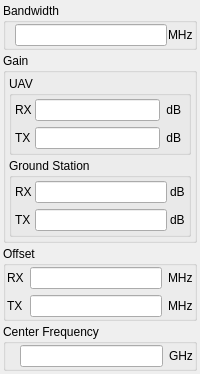
            <widget class="QWidget" name="tab">
             <attribute name="title">
              <string>WiFi</string>
             </attribute>
             <layout class="QVBoxLayout" name="verticalLayout_2" stretch="3,5,5,3">
              <property name="spacing">
               <number>3</number>
              </property>
              <property name="leftMargin">
               <number>3</number>
              </property>
              <property name="topMargin">
               <number>3</number>
              </property>
              <property name="rightMargin">
               <number>3</number>
              </property>
              <property name="bottomMargin">
               <number>3</number>
              </property>
              <item>
               <widget class="QGroupBox" name="groupBox_2">
                <property name="enabled">
                 <bool>true</bool>
                </property>
                <property name="title">
                 <string>Bandwidth</string>
                </property>
                <layout class="QHBoxLayout" name="horizontalLayout_2">
                 <property name="spacing">
                  <number>1</number>
                 </property>
                 <property name="leftMargin">
                  <number>1</number>
                 </property>
                 <property name="topMargin">
                  <number>1</number>
                 </property>
                 <property name="rightMargin">
                  <number>1</number>
                 </property>
                 <property name="bottomMargin">
                  <number>1</number>
                 </property>
                 <item>
                  <widget class="QLabel" name="label_12">
                   <property name="text">
                    <string/>
                   </property>
                  </widget>
                 </item>
                 <item>
                  <widget class="QLineEdit" name="lineEdit">
                   <property name="alignment">
                    <set>Qt::AlignRight|Qt::AlignTrailing|Qt::AlignVCenter</set>
                   </property>
                  </widget>
                 </item>
                 <item>
                  <widget class="QLabel" name="label">
                   <property name="text">
                    <string>MHz</string>
                   </property>
                  </widget>
                 </item>
                </layout>
               </widget>
              </item>
              <item>
               <widget class="QGroupBox" name="groupBox_4">
                <property name="enabled">
                 <bool>true</bool>
                </property>
                <property name="title">
                 <string>Gain</string>
                </property>
                <layout class="QVBoxLayout" name="verticalLayout_10">
                 <property name="spacing">
                  <number>3</number>
                 </property>
                 <property name="leftMargin">
                  <number>3</number>
                 </property>
                 <property name="topMargin">
                  <number>3</number>
                 </property>
                 <property name="rightMargin">
                  <number>3</number>
                 </property>
                 <property name="bottomMargin">
                  <number>3</number>
                 </property>
                 <item>
                  <widget class="QGroupBox" name="groupBox_25">
                   <property name="title">
                    <string>UAV</string>
                   </property>
                   <layout class="QGridLayout" name="gridLayout_8">
                    <property name="leftMargin">
                     <number>3</number>
                    </property>
                    <property name="topMargin">
                     <number>3</number>
                    </property>
                    <property name="rightMargin">
                     <number>3</number>
                    </property>
                    <property name="bottomMargin">
                     <number>3</number>
                    </property>
                    <property name="horizontalSpacing">
                     <number>3</number>
                    </property>
                    <item row="0" column="1">
                     <widget class="QLineEdit" name="lineEdit_6">
                      <property name="alignment">
                       <set>Qt::AlignRight|Qt::AlignTrailing|Qt::AlignVCenter</set>
                      </property>
                     </widget>
                    </item>
                    <item row="1" column="0">
                     <widget class="QLabel" name="label_3">
                      <property name="text">
                       <string>TX</string>
                      </property>
                     </widget>
                    </item>
                    <item row="1" column="1">
                     <widget class="QLineEdit" name="lineEdit_5">
                      <property name="alignment">
                       <set>Qt::AlignRight|Qt::AlignTrailing|Qt::AlignVCenter</set>
                      </property>
                     </widget>
                    </item>
                    <item row="0" column="0">
                     <widget class="QLabel" name="label_2">
                      <property name="text">
                       <string>RX</string>
                      </property>
                     </widget>
                    </item>
                    <item row="0" column="2">
                     <widget class="QLabel" name="label_6">
                      <property name="text">
                       <string> dB </string>
                      </property>
                     </widget>
                    </item>
                    <item row="1" column="2">
                     <widget class="QLabel" name="label_7">
                      <property name="text">
                       <string> dB </string>
                      </property>
                     </widget>
                    </item>
                   </layout>
                  </widget>
                 </item>
                 <item>
                  <widget class="QGroupBox" name="groupBox_26">
                   <property name="title">
                    <string>Ground Station</string>
                   </property>
                   <layout class="QGridLayout" name="gridLayout_2">
                    <property name="leftMargin">
                     <number>3</number>
                    </property>
                    <property name="topMargin">
                     <number>3</number>
                    </property>
                    <property name="rightMargin">
                     <number>3</number>
                    </property>
                    <property name="bottomMargin">
                     <number>3</number>
                    </property>
                    <property name="horizontalSpacing">
                     <number>3</number>
                    </property>
                    <item row="0" column="0">
                     <widget class="QLabel" name="label_29">
                      <property name="text">
                       <string>RX</string>
                      </property>
                     </widget>
                    </item>
                    <item row="0" column="1">
                     <widget class="QLineEdit" name="lineEdit_13">
                      <property name="alignment">
                       <set>Qt::AlignRight|Qt::AlignTrailing|Qt::AlignVCenter</set>
                      </property>
                     </widget>
                    </item>
                    <item row="1" column="1">
                     <widget class="QLineEdit" name="lineEdit_14">
                      <property name="alignment">
                       <set>Qt::AlignRight|Qt::AlignTrailing|Qt::AlignVCenter</set>
                      </property>
                     </widget>
                    </item>
                    <item row="1" column="0">
                     <widget class="QLabel" name="label_30">
                      <property name="text">
                       <string>TX</string>
                      </property>
                     </widget>
                    </item>
                    <item row="0" column="2">
                     <widget class="QLabel" name="label_31">
                      <property name="text">
                       <string>dB</string>
                      </property>
                     </widget>
                    </item>
                    <item row="1" column="2">
                     <widget class="QLabel" name="label_32">
                      <property name="text">
                       <string>dB</string>
                      </property>
                     </widget>
                    </item>
                   </layout>
                  </widget>
                 </item>
                </layout>
               </widget>
              </item>
              <item>
               <widget class="QGroupBox" name="groupBox_5">
                <property name="enabled">
                 <bool>true</bool>
                </property>
                <property name="title">
                 <string>Offset</string>
                </property>
                <layout class="QGridLayout" name="gridLayout_3" columnstretch="0,0,0">
                 <property name="leftMargin">
                  <number>1</number>
                 </property>
                 <property name="topMargin">
                  <number>1</number>
                 </property>
                 <property name="rightMargin">
                  <number>1</number>
                 </property>
                 <property name="bottomMargin">
                  <number>1</number>
                 </property>
                 <item row="1" column="2">
                  <widget class="QLabel" name="label_9">
                   <property name="text">
                    <string>MHz</string>
                   </property>
                  </widget>
                 </item>
                 <item row="0" column="2">
                  <widget class="QLabel" name="label_8">
                   <property name="text">
                    <string>MHz</string>
                   </property>
                  </widget>
                 </item>
                 <item row="1" column="0">
                  <widget class="QLabel" name="label_4">
                   <property name="text">
                    <string>TX</string>
                   </property>
                  </widget>
                 </item>
                 <item row="0" column="0">
                  <widget class="QLabel" name="label_5">
                   <property name="text">
                    <string>RX</string>
                   </property>
                  </widget>
                 </item>
                 <item row="1" column="1">
                  <widget class="QLineEdit" name="lineEdit_3">
                   <property name="alignment">
                    <set>Qt::AlignRight|Qt::AlignTrailing|Qt::AlignVCenter</set>
                   </property>
                  </widget>
                 </item>
                 <item row="0" column="1">
                  <widget class="QLineEdit" name="lineEdit_4">
                   <property name="alignment">
                    <set>Qt::AlignRight|Qt::AlignTrailing|Qt::AlignVCenter</set>
                   </property>
                  </widget>
                 </item>
                </layout>
               </widget>
              </item>
              <item>
               <widget class="QGroupBox" name="groupBox_6">
                <property name="enabled">
                 <bool>true</bool>
                </property>
                <property name="title">
                 <string>Center Frequency</string>
                </property>
                <layout class="QGridLayout" name="gridLayout_4" columnstretch="0,0,0">
                 <property name="leftMargin">
                  <number>1</number>
                 </property>
                 <property name="topMargin">
                  <number>1</number>
                 </property>
                 <property name="rightMargin">
                  <number>1</number>
                 </property>
                 <property name="bottomMargin">
                  <number>1</number>
                 </property>
                 <item row="0" column="2">
                  <widget class="QLabel" name="label_10">
                   <property name="text">
                    <string>GHz</string>
                   </property>
                  </widget>
                 </item>
                 <item row="0" column="1">
                  <widget class="QLineEdit" name="lineEdit_2">
                   <property name="alignment">
                    <set>Qt::AlignRight|Qt::AlignTrailing|Qt::AlignVCenter</set>
                   </property>
                  </widget>
                 </item>
                 <item row="0" column="0">
                  <widget class="QLabel" name="label_11">
                   <property name="text">
                    <string/>
                   </property>
                  </widget>
                 </item>
                </layout>
               </widget>
              </item>
             </layout>
            </widget>
